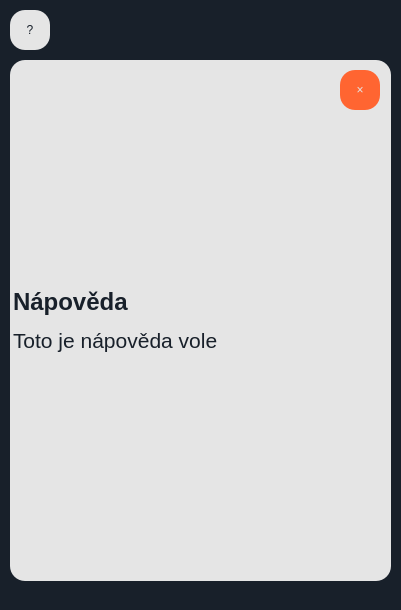
<?xml version="1.0" encoding="UTF-8"?>
<ui version="4.0">
 <class>MainWindow</class>
 <widget class="QMainWindow" name="MainWindow">
  <property name="geometry">
   <rect>
    <x>0</x>
    <y>0</y>
    <width>401</width>
    <height>610</height>
   </rect>
  </property>
  <property name="windowTitle">
   <string>MainWindow</string>
  </property>
  <property name="styleSheet">
   <string notr="true">QWidget{
background-color: rgb(24,32,42);
}

QLabel{
color: rgb(229,229,229);
font: 32pt &quot;URW Gothic&quot;;
margin-right: 20px;
}

QLabel#expression{
font: 22pt &quot;URW Gothic&quot;;
}


QPushButton{
background-color: rgb(24,32,42);
border-style: solid;
border-color: rgb(24,32,42);
border-radius: 25px;

color: rgb(229,229,229);
font: 16pt &quot;URW Gothic&quot;;
}

QPushButton:pressed{
background-color: rgb(93,98,105);

}

#button_equal{
background-color: rgb(255,101,49);

border-style: solid;
border-color: rgb(255,101,49);
border-radius: 25px;
}

#button_equal:pressed{
background-color: rgb(229,90,44);
 
}

#button_plus,#button_minus,#button_mul,#button_div,#button_root,#button_pow,#button_mod,#button_fact{
background-color: rgb(229,229,229);
color: rgb(24,32,42);

border-style: solid;
border-color: rgb(229,229,229);
border-radius: 25px;
}

#button_plus:pressed,#button_minus:pressed,#button_mul:pressed,#button_div:pressed,#button_root:pressed,#button_pow:pressed,#button_mod:pressed,#button_fact:pressed{
background-color: rgb(206,206,206);
}

#button_del{
background-image: url(/home/dominik/Calculator/pic/backspace.png);
background-repeat: no-repeat;
background-position: center;
border-radius: 10px;

}

#button_help{
background-color: rgb(229,229,229);
color: rgb(24,32,42);
border-style: solid;
border-color: rgb(229,229,229);
border-radius: 15px;
}

#button_help:pressed{
background-color: rgb(206,206,206);
}

#label_help{
background-color: rgb(229,229,229);
color: rgb(24,32,42);
border-style: solid;
border-color: rgb(229,229,229);
border-radius: 15px;
}

#button_closeHelp{
background-color: rgb(255,101,49);

border-style: solid;
border-color: rgb(255,101,49);
border-radius: 15px;
}

#button_closeHelp:pressed{
background-color: rgb(229,90,44);
}</string>
  </property>
  <widget class="QWidget" name="centralwidget">
   <property name="styleSheet">
    <string notr="true"/>
   </property>
   <widget class="QWidget" name="gridLayoutWidget">
    <property name="geometry">
     <rect>
      <x>0</x>
      <y>190</y>
      <width>401</width>
      <height>401</height>
     </rect>
    </property>
    <layout class="QGridLayout" name="gridLayout">
     <property name="spacing">
      <number>0</number>
     </property>
     <item row="2" column="3">
      <widget class="QPushButton" name="button_mul">
       <property name="minimumSize">
        <size>
         <width>70</width>
         <height>70</height>
        </size>
       </property>
       <property name="maximumSize">
        <size>
         <width>70</width>
         <height>70</height>
        </size>
       </property>
       <property name="cursor">
        <cursorShape>PointingHandCursor</cursorShape>
       </property>
       <property name="toolTip">
        <string>&lt;html&gt;&lt;head/&gt;&lt;body&gt;&lt;p&gt;Násobení &lt;/p&gt;&lt;/body&gt;&lt;/html&gt;</string>
       </property>
       <property name="text">
        <string>×</string>
       </property>
      </widget>
     </item>
     <item row="0" column="1">
      <widget class="QPushButton" name="button_lpar">
       <property name="minimumSize">
        <size>
         <width>70</width>
         <height>70</height>
        </size>
       </property>
       <property name="maximumSize">
        <size>
         <width>70</width>
         <height>70</height>
        </size>
       </property>
       <property name="cursor">
        <cursorShape>PointingHandCursor</cursorShape>
       </property>
       <property name="toolTip">
        <string>&lt;html&gt;&lt;head/&gt;&lt;body&gt;&lt;p&gt;Přidá levou závorku&lt;/p&gt;&lt;/body&gt;&lt;/html&gt;</string>
       </property>
       <property name="styleSheet">
        <string notr="true"/>
       </property>
       <property name="text">
        <string>(</string>
       </property>
      </widget>
     </item>
     <item row="1" column="2">
      <widget class="QPushButton" name="button_9">
       <property name="minimumSize">
        <size>
         <width>70</width>
         <height>70</height>
        </size>
       </property>
       <property name="maximumSize">
        <size>
         <width>70</width>
         <height>70</height>
        </size>
       </property>
       <property name="cursor">
        <cursorShape>PointingHandCursor</cursorShape>
       </property>
       <property name="text">
        <string>9</string>
       </property>
      </widget>
     </item>
     <item row="3" column="1">
      <widget class="QPushButton" name="button_2">
       <property name="minimumSize">
        <size>
         <width>70</width>
         <height>70</height>
        </size>
       </property>
       <property name="maximumSize">
        <size>
         <width>70</width>
         <height>70</height>
        </size>
       </property>
       <property name="cursor">
        <cursorShape>PointingHandCursor</cursorShape>
       </property>
       <property name="text">
        <string>2</string>
       </property>
      </widget>
     </item>
     <item row="3" column="0">
      <widget class="QPushButton" name="button_1">
       <property name="minimumSize">
        <size>
         <width>70</width>
         <height>70</height>
        </size>
       </property>
       <property name="maximumSize">
        <size>
         <width>70</width>
         <height>70</height>
        </size>
       </property>
       <property name="cursor">
        <cursorShape>PointingHandCursor</cursorShape>
       </property>
       <property name="toolTip">
        <string>&lt;html&gt;&lt;head/&gt;&lt;body&gt;&lt;p&gt;&lt;span style=&quot; font-weight:700;&quot;&gt;You will insert number ONE!&lt;/span&gt;&lt;/p&gt;&lt;/body&gt;&lt;/html&gt;</string>
       </property>
       <property name="whatsThis">
        <string>&lt;html&gt;&lt;head/&gt;&lt;body&gt;&lt;p&gt;&lt;br/&gt;&lt;/p&gt;&lt;/body&gt;&lt;/html&gt;</string>
       </property>
       <property name="text">
        <string>1</string>
       </property>
      </widget>
     </item>
     <item row="0" column="0">
      <widget class="QPushButton" name="button_clear">
       <property name="minimumSize">
        <size>
         <width>70</width>
         <height>70</height>
        </size>
       </property>
       <property name="maximumSize">
        <size>
         <width>70</width>
         <height>70</height>
        </size>
       </property>
       <property name="cursor">
        <cursorShape>PointingHandCursor</cursorShape>
       </property>
       <property name="toolTip">
        <string>&lt;html&gt;&lt;head/&gt;&lt;body&gt;&lt;p&gt;Smaže celý výraz i výsledek&lt;/p&gt;&lt;/body&gt;&lt;/html&gt;</string>
       </property>
       <property name="whatsThis">
        <string>&lt;html&gt;&lt;head/&gt;&lt;body&gt;&lt;p&gt;Clears expression and result&lt;/p&gt;&lt;/body&gt;&lt;/html&gt;</string>
       </property>
       <property name="text">
        <string>C</string>
       </property>
      </widget>
     </item>
     <item row="2" column="1">
      <widget class="QPushButton" name="button_5">
       <property name="minimumSize">
        <size>
         <width>70</width>
         <height>70</height>
        </size>
       </property>
       <property name="maximumSize">
        <size>
         <width>70</width>
         <height>70</height>
        </size>
       </property>
       <property name="cursor">
        <cursorShape>PointingHandCursor</cursorShape>
       </property>
       <property name="text">
        <string>5</string>
       </property>
      </widget>
     </item>
     <item row="1" column="0">
      <widget class="QPushButton" name="button_7">
       <property name="minimumSize">
        <size>
         <width>70</width>
         <height>70</height>
        </size>
       </property>
       <property name="maximumSize">
        <size>
         <width>70</width>
         <height>70</height>
        </size>
       </property>
       <property name="cursor">
        <cursorShape>PointingHandCursor</cursorShape>
       </property>
       <property name="text">
        <string>7</string>
       </property>
      </widget>
     </item>
     <item row="0" column="2">
      <widget class="QPushButton" name="button_rpar">
       <property name="minimumSize">
        <size>
         <width>70</width>
         <height>70</height>
        </size>
       </property>
       <property name="maximumSize">
        <size>
         <width>70</width>
         <height>70</height>
        </size>
       </property>
       <property name="cursor">
        <cursorShape>PointingHandCursor</cursorShape>
       </property>
       <property name="toolTip">
        <string>&lt;html&gt;&lt;head/&gt;&lt;body&gt;&lt;p&gt;Přidá pravou závorku&lt;/p&gt;&lt;/body&gt;&lt;/html&gt;</string>
       </property>
       <property name="text">
        <string>)</string>
       </property>
      </widget>
     </item>
     <item row="1" column="1">
      <widget class="QPushButton" name="button_8">
       <property name="minimumSize">
        <size>
         <width>70</width>
         <height>70</height>
        </size>
       </property>
       <property name="maximumSize">
        <size>
         <width>70</width>
         <height>70</height>
        </size>
       </property>
       <property name="cursor">
        <cursorShape>PointingHandCursor</cursorShape>
       </property>
       <property name="text">
        <string>8</string>
       </property>
      </widget>
     </item>
     <item row="3" column="3">
      <widget class="QPushButton" name="button_plus">
       <property name="minimumSize">
        <size>
         <width>70</width>
         <height>70</height>
        </size>
       </property>
       <property name="maximumSize">
        <size>
         <width>70</width>
         <height>70</height>
        </size>
       </property>
       <property name="cursor">
        <cursorShape>PointingHandCursor</cursorShape>
       </property>
       <property name="toolTip">
        <string>&lt;html&gt;&lt;head/&gt;&lt;body&gt;&lt;p&gt;Sčítání&lt;/p&gt;&lt;/body&gt;&lt;/html&gt;</string>
       </property>
       <property name="text">
        <string>+</string>
       </property>
      </widget>
     </item>
     <item row="3" column="2">
      <widget class="QPushButton" name="button_3">
       <property name="minimumSize">
        <size>
         <width>70</width>
         <height>70</height>
        </size>
       </property>
       <property name="maximumSize">
        <size>
         <width>70</width>
         <height>70</height>
        </size>
       </property>
       <property name="cursor">
        <cursorShape>PointingHandCursor</cursorShape>
       </property>
       <property name="text">
        <string>3</string>
       </property>
      </widget>
     </item>
     <item row="4" column="0">
      <widget class="QPushButton" name="button_0">
       <property name="minimumSize">
        <size>
         <width>70</width>
         <height>70</height>
        </size>
       </property>
       <property name="maximumSize">
        <size>
         <width>70</width>
         <height>70</height>
        </size>
       </property>
       <property name="cursor">
        <cursorShape>PointingHandCursor</cursorShape>
       </property>
       <property name="text">
        <string>0</string>
       </property>
      </widget>
     </item>
     <item row="2" column="0">
      <widget class="QPushButton" name="button_4">
       <property name="minimumSize">
        <size>
         <width>70</width>
         <height>70</height>
        </size>
       </property>
       <property name="maximumSize">
        <size>
         <width>70</width>
         <height>70</height>
        </size>
       </property>
       <property name="cursor">
        <cursorShape>PointingHandCursor</cursorShape>
       </property>
       <property name="text">
        <string>4</string>
       </property>
      </widget>
     </item>
     <item row="4" column="1">
      <widget class="QPushButton" name="button_point">
       <property name="minimumSize">
        <size>
         <width>70</width>
         <height>70</height>
        </size>
       </property>
       <property name="maximumSize">
        <size>
         <width>70</width>
         <height>70</height>
        </size>
       </property>
       <property name="toolTip">
        <string>&lt;html&gt;&lt;head/&gt;&lt;body&gt;&lt;p&gt;Desetinná čárka&lt;/p&gt;&lt;/body&gt;&lt;/html&gt;</string>
       </property>
       <property name="text">
        <string>.</string>
       </property>
      </widget>
     </item>
     <item row="0" column="3">
      <widget class="QPushButton" name="button_mod">
       <property name="minimumSize">
        <size>
         <width>70</width>
         <height>70</height>
        </size>
       </property>
       <property name="maximumSize">
        <size>
         <width>70</width>
         <height>70</height>
        </size>
       </property>
       <property name="cursor">
        <cursorShape>PointingHandCursor</cursorShape>
       </property>
       <property name="toolTip">
        <string>&lt;html&gt;&lt;head/&gt;&lt;body&gt;&lt;p&gt;Modulo&lt;/p&gt;&lt;p&gt;Použití: x % y&lt;/p&gt;&lt;/body&gt;&lt;/html&gt;</string>
       </property>
       <property name="text">
        <string>%</string>
       </property>
      </widget>
     </item>
     <item row="2" column="2">
      <widget class="QPushButton" name="button_6">
       <property name="minimumSize">
        <size>
         <width>70</width>
         <height>70</height>
        </size>
       </property>
       <property name="maximumSize">
        <size>
         <width>70</width>
         <height>70</height>
        </size>
       </property>
       <property name="cursor">
        <cursorShape>PointingHandCursor</cursorShape>
       </property>
       <property name="text">
        <string>6</string>
       </property>
      </widget>
     </item>
     <item row="1" column="3">
      <widget class="QPushButton" name="button_root">
       <property name="minimumSize">
        <size>
         <width>70</width>
         <height>70</height>
        </size>
       </property>
       <property name="maximumSize">
        <size>
         <width>70</width>
         <height>70</height>
        </size>
       </property>
       <property name="cursor">
        <cursorShape>PointingHandCursor</cursorShape>
       </property>
       <property name="toolTip">
        <string>&lt;html&gt;&lt;head/&gt;&lt;body&gt;&lt;p&gt;Obecná odmocnina&lt;/p&gt;&lt;p&gt;Použití: n -&amp;gt;  ⁿ√x  -&amp;gt; x&lt;/p&gt;&lt;p&gt;Výsledek: n-tá odmocnina z x&lt;/p&gt;&lt;/body&gt;&lt;/html&gt;</string>
       </property>
       <property name="text">
        <string>ⁿ√x</string>
       </property>
      </widget>
     </item>
     <item row="0" column="4">
      <widget class="QPushButton" name="button_fact">
       <property name="minimumSize">
        <size>
         <width>70</width>
         <height>70</height>
        </size>
       </property>
       <property name="maximumSize">
        <size>
         <width>70</width>
         <height>70</height>
        </size>
       </property>
       <property name="cursor">
        <cursorShape>PointingHandCursor</cursorShape>
       </property>
       <property name="toolTip">
        <string>&lt;html&gt;&lt;head/&gt;&lt;body&gt;&lt;p&gt;Faktoriál&lt;/p&gt;&lt;p&gt;Použití: x -&amp;gt; x!&lt;/p&gt;&lt;p&gt;Výsledek: faktoriál x&lt;/p&gt;&lt;/body&gt;&lt;/html&gt;</string>
       </property>
       <property name="text">
        <string>x!</string>
       </property>
      </widget>
     </item>
     <item row="1" column="4">
      <widget class="QPushButton" name="button_pow">
       <property name="minimumSize">
        <size>
         <width>70</width>
         <height>70</height>
        </size>
       </property>
       <property name="maximumSize">
        <size>
         <width>70</width>
         <height>70</height>
        </size>
       </property>
       <property name="cursor">
        <cursorShape>PointingHandCursor</cursorShape>
       </property>
       <property name="toolTip">
        <string>&lt;html&gt;&lt;head/&gt;&lt;body&gt;&lt;p&gt;Obecná mocnina &lt;/p&gt;&lt;p&gt;Použití: x -&amp;gt; xⁿ -&amp;gt; n&lt;/p&gt;&lt;p&gt;Výsledek: n-tá mocnina x&lt;/p&gt;&lt;/body&gt;&lt;/html&gt;</string>
       </property>
       <property name="text">
        <string>xⁿ</string>
       </property>
      </widget>
     </item>
     <item row="2" column="4">
      <widget class="QPushButton" name="button_div">
       <property name="minimumSize">
        <size>
         <width>70</width>
         <height>70</height>
        </size>
       </property>
       <property name="maximumSize">
        <size>
         <width>70</width>
         <height>70</height>
        </size>
       </property>
       <property name="cursor">
        <cursorShape>PointingHandCursor</cursorShape>
       </property>
       <property name="toolTip">
        <string>&lt;html&gt;&lt;head/&gt;&lt;body&gt;&lt;p&gt;Dělení&lt;/p&gt;&lt;/body&gt;&lt;/html&gt;</string>
       </property>
       <property name="text">
        <string>÷</string>
       </property>
      </widget>
     </item>
     <item row="3" column="4">
      <widget class="QPushButton" name="button_minus">
       <property name="minimumSize">
        <size>
         <width>70</width>
         <height>70</height>
        </size>
       </property>
       <property name="maximumSize">
        <size>
         <width>70</width>
         <height>70</height>
        </size>
       </property>
       <property name="cursor">
        <cursorShape>PointingHandCursor</cursorShape>
       </property>
       <property name="toolTip">
        <string>&lt;html&gt;&lt;head/&gt;&lt;body&gt;&lt;p&gt;Odčítání&lt;/p&gt;&lt;/body&gt;&lt;/html&gt;</string>
       </property>
       <property name="layoutDirection">
        <enum>Qt::LeftToRight</enum>
       </property>
       <property name="text">
        <string>-</string>
       </property>
      </widget>
     </item>
     <item row="4" column="3">
      <widget class="QPushButton" name="button_equal">
       <property name="minimumSize">
        <size>
         <width>70</width>
         <height>70</height>
        </size>
       </property>
       <property name="maximumSize">
        <size>
         <width>70</width>
         <height>70</height>
        </size>
       </property>
       <property name="cursor">
        <cursorShape>PointingHandCursor</cursorShape>
       </property>
       <property name="toolTip">
        <string>&lt;html&gt;&lt;head/&gt;&lt;body&gt;&lt;p&gt;Vypočítá výsledek&lt;/p&gt;&lt;/body&gt;&lt;/html&gt;</string>
       </property>
       <property name="text">
        <string>=</string>
       </property>
      </widget>
     </item>
    </layout>
   </widget>
   <widget class="QLabel" name="expression">
    <property name="geometry">
     <rect>
      <x>60</x>
      <y>0</y>
      <width>341</width>
      <height>71</height>
     </rect>
    </property>
    <property name="styleSheet">
     <string notr="true"/>
    </property>
    <property name="text">
     <string/>
    </property>
    <property name="alignment">
     <set>Qt::AlignRight|Qt::AlignTrailing|Qt::AlignVCenter</set>
    </property>
   </widget>
   <widget class="QLabel" name="result">
    <property name="geometry">
     <rect>
      <x>0</x>
      <y>70</y>
      <width>401</width>
      <height>81</height>
     </rect>
    </property>
    <property name="text">
     <string>0</string>
    </property>
    <property name="alignment">
     <set>Qt::AlignBottom|Qt::AlignRight|Qt::AlignTrailing</set>
    </property>
   </widget>
   <widget class="QPushButton" name="button_del">
    <property name="geometry">
     <rect>
      <x>320</x>
      <y>140</y>
      <width>71</width>
      <height>41</height>
     </rect>
    </property>
    <property name="cursor">
     <cursorShape>PointingHandCursor</cursorShape>
    </property>
    <property name="toolTip">
     <string>&lt;html&gt;&lt;head/&gt;&lt;body&gt;&lt;p&gt;Smaže poslední znak výrazu&lt;/p&gt;&lt;/body&gt;&lt;/html&gt;</string>
    </property>
    <property name="text">
     <string/>
    </property>
   </widget>
   <widget class="QPushButton" name="button_help">
    <property name="geometry">
     <rect>
      <x>10</x>
      <y>10</y>
      <width>40</width>
      <height>40</height>
     </rect>
    </property>
    <property name="minimumSize">
     <size>
      <width>40</width>
      <height>40</height>
     </size>
    </property>
    <property name="maximumSize">
     <size>
      <width>40</width>
      <height>40</height>
     </size>
    </property>
    <property name="text">
     <string>?</string>
    </property>
   </widget>
   <widget class="QLabel" name="label_help">
    <property name="geometry">
     <rect>
      <x>10</x>
      <y>60</y>
      <width>401</width>
      <height>521</height>
     </rect>
    </property>
    <property name="text">
     <string>&lt;html&gt;&lt;head/&gt;&lt;body&gt;&lt;p&gt;&lt;span style=&quot; font-size:18pt; font-weight:700;&quot;&gt;Nápověda&lt;/span&gt;&lt;/p&gt;&lt;p&gt;&lt;span style=&quot; font-size:16pt;&quot;&gt;Toto je nápověda vole&lt;/span&gt;&lt;/p&gt;&lt;/body&gt;&lt;/html&gt;</string>
    </property>
   </widget>
   <widget class="QPushButton" name="button_closeHelp">
    <property name="geometry">
     <rect>
      <x>340</x>
      <y>70</y>
      <width>40</width>
      <height>40</height>
     </rect>
    </property>
    <property name="text">
     <string>×</string>
    </property>
   </widget>
  </widget>
  <widget class="QMenuBar" name="menubar">
   <property name="geometry">
    <rect>
     <x>0</x>
     <y>0</y>
     <width>401</width>
     <height>20</height>
    </rect>
   </property>
  </widget>
 </widget>
 <resources/>
 <connections/>
</ui>
